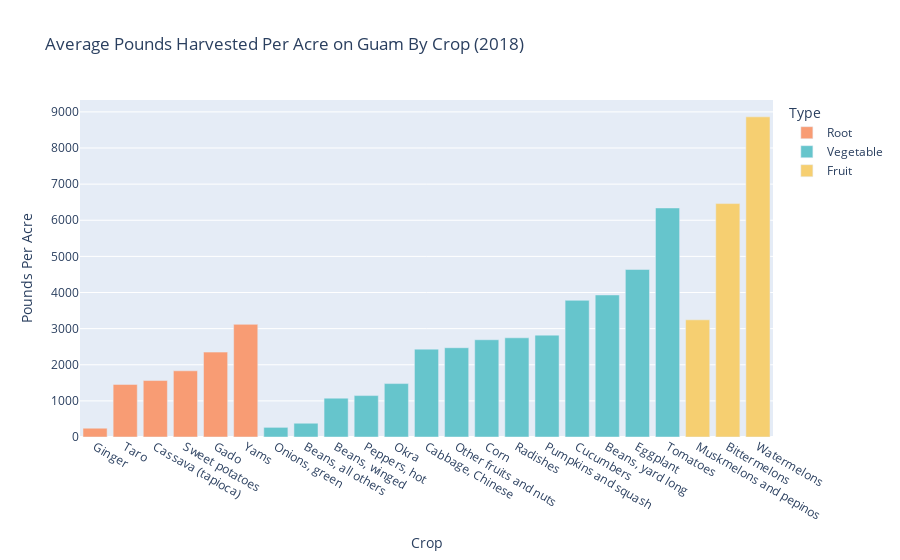

The notebook cell saved with this chart:
### Code cell
df['Pounds Per Acre'] = df['Pounds Harvested'] / df['Acres']

fig = px.bar(df[df['Pounds Per Acre'].notna()].sort_values(by='Pounds Per Acre'),
             x='Crop',
             y='Pounds Per Acre',
             title="Average Pounds Harvested Per Acre on Guam By Crop (2018)",
             color='Type',
             color_discrete_map=type_color_map)
fig.show()

### Figure 1 — Plotly figure (JSON) as saved in the notebook; plotly's stock layout.template omitted (floating-point values rounded to 4 significant figures)
{"data": [{"alignmentgroup": "True", "hovertemplate": "Type=Root<br>Crop=%{x}<br>Pounds Per Acre=%{y}<extra></extra>", "legendgroup": "Root", "marker": {"color": "rgb(248, 156, 116)", "pattern": {"shape": ""}}, "name": "Root", "offsetgroup": "Root", "orientation": "v", "showlegend": true, "textposition": "auto", "type": "bar", "x": ["Ginger", "Taro", "Cassava (tapioca)", "Sweet potatoes", "Gado", "Yams"], "xaxis": "x", "y": [243, 1456.0, 1562.0, 1832.0, 2350, 3118.0], "yaxis": "y"}, {"alignmentgroup": "True", "hovertemplate": "Type=Vegetable<br>Crop=%{x}<br>Pounds Per Acre=%{y}<extra></extra>", "legendgroup": "Vegetable", "marker": {"color": "rgb(102, 197, 204)", "pattern": {"shape": ""}}, "name": "Vegetable", "offsetgroup": "Vegetable", "orientation": "v", "showlegend": true, "textposition": "auto", "type": "bar", "x": ["Onions, green", "Beans, all others", "Beans, winged", "Peppers, hot", "Okra", "Cabbage, Chinese", "Other fruits and nuts", "Corn", "Radishes", "Pumpkins and squash", "Cucumbers", "Beans, yard long", "Eggplant", "Tomatoes"], "xaxis": "x", "y": [267, 381, 1076.0, 1146.0, 1478.0, 2432.0, 2471.0, 2692.0, 2746.0, 2820.0, 3783.0, 3932.0, 4637.0, 6341.0], "yaxis": "y"}, {"alignmentgroup": "True", "hovertemplate": "Type=Fruit<br>Crop=%{x}<br>Pounds Per Acre=%{y}<extra></extra>", "legendgroup": "Fruit", "marker": {"color": "rgb(246, 207, 113)", "pattern": {"shape": ""}}, "name": "Fruit", "offsetgroup": "Fruit", "orientation": "v", "showlegend": true, "textposition": "auto", "type": "bar", "x": ["Muskmelons and pepinos", "Bittermelons", "Watermelons"], "xaxis": "x", "y": [3243.0, 6462.0, 8862.0], "yaxis": "y"}], "layout": {"barmode": "relative", "legend": {"title": {"text": "Type"}, "tracegroupgap": 0}, "title": {"text": "Average Pounds Harvested Per Acre on Guam By Crop (2018)"}, "xaxis": {"anchor": "y", "domain": [0, 1], "title": {"text": "Crop"}}, "yaxis": {"anchor": "x", "domain": [0, 1], "title": {"text": "Pounds Per Acre"}}}}
